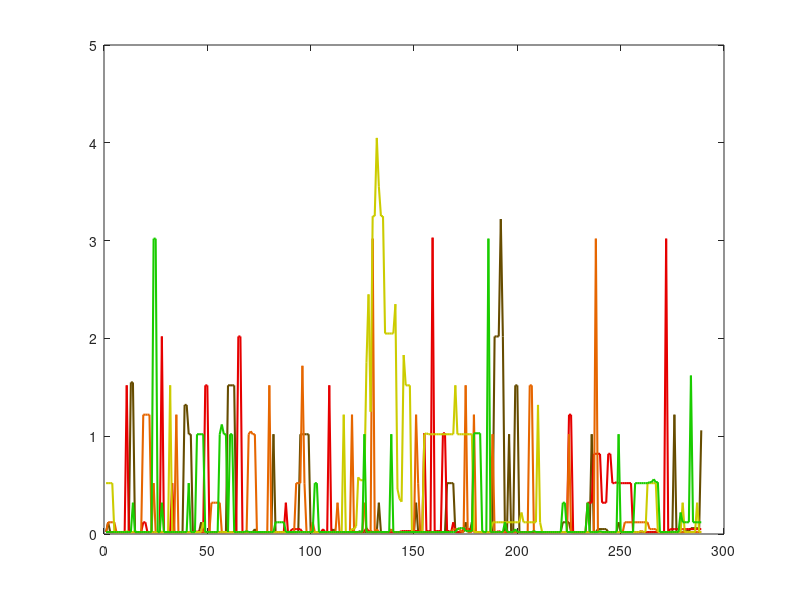

Here is the MATLAB script that generated this plot:
% https://de.wikipedia.org/wiki/Netzfrequenz
% https://de.wikipedia.org/wiki/Regelleistung_(Stromnetz)


close all
clear all
mycolororder = [0.4 0.3 0.0; 0.9 0.0 0.0; 0.9 0.4 0.0; 0.8 0.8 0.0; 0.1 0.8 0.0; 0.0 0.1 0.9; 0.5 0.0 0.6; 0.4 0.4 0.4; 0.5 0.8 0.8 ; 0 0 0 ];
set(0, 'defaultAxesColorOrder', mycolororder);
set(0, 'defaultLineLineWidth', 1.5);

% Namen, wie sie im Tesla Gateway benutzt werden:
%# date_time  site_instant_power  site_frequency  site_energy_exported  site_energy_imported  battery_instant_power  battery_frequency  battery_energy_exported  battery_energy_imported  load_instant_power  load_frequency  load_energy_exported  load_energy_imported  solar_instant_power  solar_frequency  solar_energy_exported  solar_energy_imported  global_percentage 

Nn=5;  % Number of nodes
Nt=7;  % number of timesteps for simulation

Mnt0=zeros(Nn,Nt);  % zero Nn x Nt matrix
Mn10=zeros(Nn,1);   % zero Nt x 1 matrix

% ---------------------------------------------------------------------
if 0
  % Vorschlag: an physikalischen Groessen orientiert Struktur:

  % init grid structure
  g.p.inci = Mnt0;    % incident solar power
  g.p.prod = Mnt0;    % power production by solar array
  g.p.batt = Mnt0;    % power delivered to battery
  g.p.load = Mnt0;    % load power consumption
  g.p.main = Mnt0;    % power delivered to mains ( grid)

  g.c.batt = Mn10;    % battery capacity in kWh

  g.Y = eye(Nn);      % Admittance matrix of all node interconnections
  g.U = Mnt0;         % Voltages at mains connection points
  g.I = Mnt0;         % currents flowing into mains

end

% ---------------------------------------------------------------------

% Vorschlag: Objekt-orientierte Struktur. 
% All powers in kW, all energies in kWh
% Vorzeichen so, dass "Plus gut fuer die site ist"
% das uebergeordnete objekt ist das "Grid". 
% Es enthaelt eine Menge aus Nn Sites (Nodes),
% die je ein Objekt prod, batt, load und main haben.
% Aus Effizienzgruenden gibt es im Grid nur ein site-Objekt, 
% das aber vektor-Komponenten hat, so kann man klassisches 
% Matlab und Matrizen verwenden. TBD.

ts = 0:300:24*3600*1;
th = ts/3600;
td = th/24;   % time in days, Simulation duration 

g.td = td;
g.Nn=5;             % Number of nodes
g.Nt=length(g.td);  % number of timesteps for simulation

g.Y = [];       % Admittance matrix of all node interconnections

g.Ndays=7;     % simulation duration in days
g.td_s=60;     % simulation time step t_delta


g.prod.i = [];    % irradiated solar power
g.prod.p = [];    % power production by solar array

g.batt.c  = [];   % battery capacity in kWh

g.batt.p  = [];   % power delivered to battery

g.load.p = [];    % load power consumption

g.main.p = [];    % site powers delivered to mains ( grid)
g.main.U = [];    % site Voltages at mains connection points
g.main.I = [];    % site currents flowing into mains


% jedes Objekt hat mindestens folgende attribute:
% x.p  % Momentanleistung, Zaehlpfeil in das Objekt
% x.e  % Energie


% Methoden

% Konstruktoren

%---------------
% grid_init
%---------------
  % Hilfsvariablen fuer ein symmetrisches Sternnetz
  N=g.Nn;
  aa= 1;
  bb= -1/N;
  g.G1_S=1;            % Default conductance in Siemens to central node
  g.Y = g.G1_S .* (aa*eye(N) + bb* ones(N,N));  % singular admittance matrix
  %g.Z = pinv(g.Y);     % Impedance Matrix

  % Annahme: Site 1 ist das oeffentliche Netz. Dort werden 230V angenommen.

%---------------
%   batt_init
%---------------
  g.batt.c  = 5*ones(g.Nn,1);


%---------------
%   prod_init
%---------------

  prod.i = (0.4 - cos( 2*pi*td ))/(1+0.4);   % einfach mal eine Sommer-Sinuskurve
  prod.i(find(prod.i < 0))=0;
  %figure,  plot(th, prod.i); grid on ;


%---------------
%   load_init
%---------------
% ein load event besteht aus: startzeit, dauer, leistung

% Hilfsvariablen zur Modellierung der Verbraucher, Indizierung
ixt=1:g.Nt;
loads = [10, 30, 100, 300, 500, 1000, 1200, 1500, 2000, 3000];          % 10 Sorten von Verbrauchern in Watt
durations = 1*[6, 10, 30, 120, 300, 600, 1100, 1450, 3600, 7000, 13000];  % 10 Sorten von Einschaltdauern in sekunden
%durations = 10000*ones(1,length(loads));
rand('state', 10);  % init random generator

ixr=mod(floor(abs(4*randn(1,1000))),11)+1; % Modellierung einer Verteilung, die kleine Werte haeufiger als grosse enthaelt
%figure, hist(ixr,11);

% Grundlast: 20W
g.load.p = 20*ones(g.Nn, g.Nt);
Nevents=30;
for ixn=1:g.Nn
  ixrand=mod(floor(abs(8*randn(2,Nevents))),length(loads))+1;   % random indices for all events
  ixbegin=1+floor(g.Nt*rand(1,Nevents));	      % random start times for all events
  for ixe=1:Nevents
    iduration=find(ts < durations(ixrand(2,ixe)));
    %length(iduration)
    ii = ixbegin(ixe):min(g.Nt, ixbegin(ixe)+iduration(end)-1);   % index-intervall
    g.load.p(ixn,ii) = g.load.p(ixn,ii) + loads(ixrand(1,ixe));
  end
end
g.load.p = g.load.p/1000;  % convert to unit kW

figure
%plot(g.td, g.load.p');
plot( g.load.p');


%---------------------
%   Simulate Voltages
%---------------------

% Start Simulation

